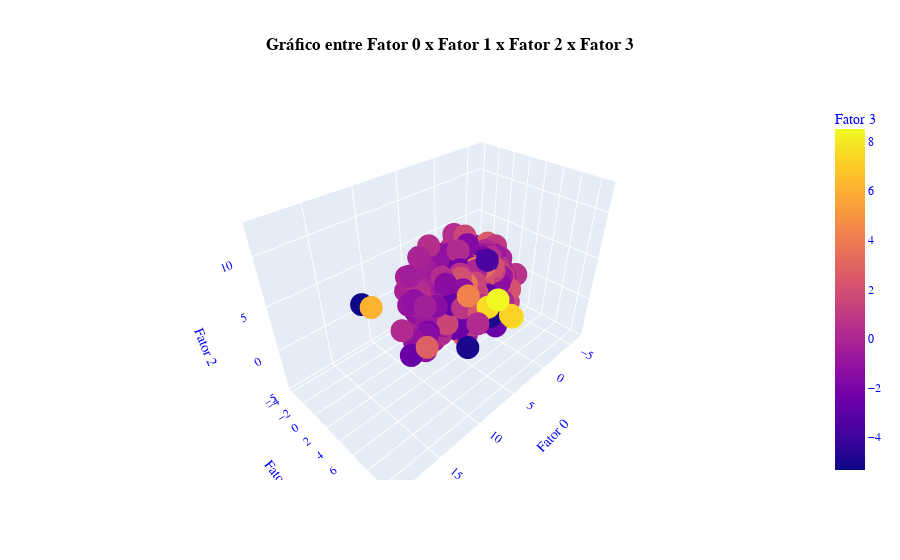

The notebook cell this image was saved under:
### Code cell
fig = px.scatter_3d(df_pca, x='Fator 0', y='Fator 1', z='Fator 2',
              color='Fator 3', title='<b>Gráfico entre Fator 0 x Fator 1 x Fator 2 x Fator 3</b>')
fig.update_layout(
    font_family="Courier New",
    font_color="blue",
    title_font_family="Times New Roman",
    title_font_color="black",
    legend_title_font_color="green",
    title_x=0.5
)
fig.show()

### Figure 1 — Plotly figure (JSON) as saved in the notebook; plotly's stock layout.template omitted (floating-point values rounded to 4 significant figures; data arrays with more than 128 entries replaced by an {"elided": "..."} marker saying what was removed)
{"data": [{"hovertemplate": "Fator 0=%{x}<br>Fator 1=%{y}<br>Fator 2=%{z}<br>Fator 3=%{marker.color}<extra></extra>", "legendgroup": "", "marker": {"color": {"elided": "2267 float values"}, "coloraxis": "coloraxis", "symbol": "circle"}, "mode": "markers", "name": "", "scene": "scene", "showlegend": false, "type": "scatter3d", "x": {"elided": "2267 float values"}, "y": {"elided": "2267 float values"}, "z": {"elided": "2267 float values"}}], "layout": {"coloraxis": {"colorbar": {"title": {"text": "Fator 3"}}, "colorscale": [[0, "#0d0887"], [0.1111, "#46039f"], [0.2222, "#7201a8"], [0.3333, "#9c179e"], [0.4444, "#bd3786"], [0.5556, "#d8576b"], [0.6667, "#ed7953"], [0.7778, "#fb9f3a"], [0.8889, "#fdca26"], [1, "#f0f921"]]}, "font": {"color": "blue", "family": "Courier New"}, "legend": {"title": {"font": {"color": "green"}}, "tracegroupgap": 0}, "scene": {"domain": {"x": [0, 1], "y": [0, 1]}, "xaxis": {"title": {"text": "Fator 0"}}, "yaxis": {"title": {"text": "Fator 1"}}, "zaxis": {"title": {"text": "Fator 2"}}}, "title": {"font": {"color": "black", "family": "Times New Roman"}, "text": "<b>Gráfico entre Fator 0 x Fator 1 x Fator 2 x Fator 3</b>", "x": 0.5}}}
